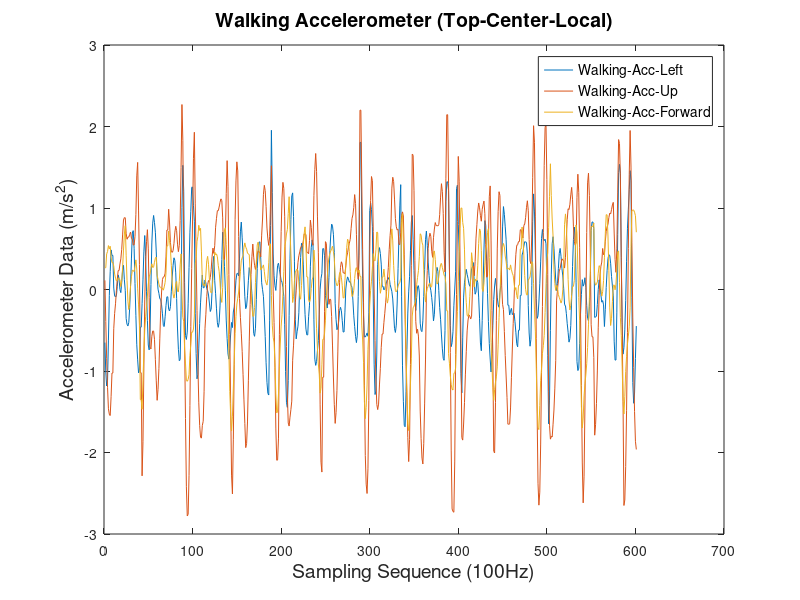

This chart was generated by the following MATLAB code:
SourceData=importdata('topcenter.csv');
startIndex = 400;
endIndex = 1000;
selectNum=endIndex-startIndex+1;
sycnData = SourceData.data(startIndex:endIndex,:);
localAcc =  sycnData(:,4:6);
%globalByMagnetAcc = sycnData(:, 16:18);

figure(1);
plot(localAcc);
legend('Walking-Acc-Left','Walking-Acc-Up', 'Walking-Acc-Forward','FontSize',10);
xlabel('Sampling Sequence (100Hz)','FontSize',14);
ylabel('Accelerometer Data (m/s^2)','FontSize',14);
title('Walking Accelerometer (Top-Center-Local)','FontSize',14);

%figure(2);
%plot(globalByMagnetAcc);
%legend('Walking-Acc-Forward','Walking-Acc-Left', 'Walking-Acc-Gravity','FontSize',10);
%xlabel('Sampling Sequence (100Hz)','FontSize',14);
%ylabel('Accelerometer Data (m/s^2)','FontSize',14);
%title('Walking Accelerometer (Top-Center-Global-By-Magnet)','FontSize',14);
